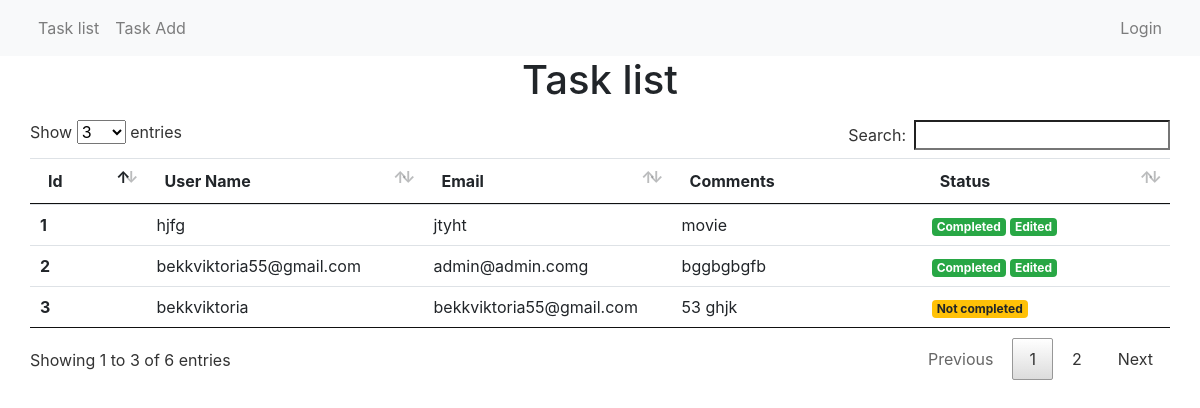
The page /public/index.php on the database its author committed.
### tables this page shows
CREATE TABLE `task` (
  `id` int(11) NOT NULL,
  `username` varchar(255) NOT NULL DEFAULT '',
  `email` varchar(255) NOT NULL DEFAULT '',
  `comments` text DEFAULT NULL,
  `status` tinyint(1) NOT NULL DEFAULT 0,
  `edited` tinyint(1) NOT NULL DEFAULT 0
);

### core/Auth.php (called while the page is built, shortened)
<?php
class Auth
{
    public static function isLoggedIn()
    {
        return self::getActiveSession();
    }
    private static function getActiveSession()
    {
        return (isset($_SESSION['beejeetest']['auth']) && $_SESSION['beejeetest']['auth']) ? true : false;
    }
}

### core/SystemController.php (called while the page is built, shortened)
<?php
class SystemController
{
    protected $module;
    public function __construct(array $config)
    {
        $this->config   = $config;
        $this->module   = $config['module'] ?? 'Application';
        $this->basePath = $config['base_path'];
        $this->isAdmin  = Auth::isLoggedIn();
    }
    public function view(string $view, array $data = [])
    {
        require_once '../module/Application/view/layout/header.phtml';
        require_once '../module/'. $this->module . '/view/' . $view . '.phtml';
        require_once '../module/Application/view/layout/footer.phtml';
    }
}

### module/Task/Controller/TaskController.php (called while the page is built, shortened)
<?php
class TaskController extends SystemController
{
    public function listAction()
    {
        $task  = new Task($this->config);
        $tasks = $task->getAll();
        $amountOfTasks = $task->getAmountTasks();
        $this->view('task/list', [
            'tasks'         => $tasks,
            'amountOfTasks' => $amountOfTasks
        ]);
    }
}

### module/Application/Controller/ApplicationController.php (called while the page is built, shortened)
<?php
class ApplicationController extends SystemController
{
    public function indexAction()
    {
        $this->config['module'] = 'Task';
        $page = new TaskController($this->config);
        $page->listAction();
        return;
    }
}

### public/index.php (called while the page is built, shortened)
<?php
if (isset($_SERVER) && isset($_SERVER['REMOTE_ADDR']))
{
    $configPHP   = '../config/local.php';
    $localConfig = file_exists($configPHP) ? require_once($configPHP) : [];
}
$app = new Core\Application($localConfig);

### core/SystemModel.php (called while the page is built, shortened)
<?php
class SystemModel
{
    protected $config = null;
    function __construct(array $config)
    {
        $this->config = $config;
    }
    private function openDatabaseConnection()
    {
        extract($this->config['beejeetest']);
        $config = new DatabaseConfiguration($dsn, $username, $password, $options);
        $connection = new DatabaseConnection($config);
        $this->db = $connection->getConnection();
    }
}

### core/DatabaseConnection.php (called while the page is built, shortened)
<?php
class DatabaseConnection
{
    private $configuration;
    public function __construct(DatabaseConfiguration $config)
    {
        $this->configuration = $config;
    }
    public function getConnection()
    {
        return (
            new PDO(
                $this->configuration->getDSN(),
                $this->configuration->getUsername(),
                $this->configuration->getPassword(),
                $this->configuration->getOptions()
            )
        );
    }
}

### core/DatabaseConfiguration.php (called while the page is built, shortened)
<?php
class DatabaseConfiguration
{
    private $dsn;
    private $username;
    private $password;
    private $options;
    public function __construct(string $dsn, string $username, string $password, array $options)
    {
        $this->dsn = $dsn;
        $this->username = $username;
        $this->password = $password;
        $this->options  = $options;
    }
    public function getDSN(): string
    {
        return $this->dsn;
    }
    public function getUsername(): string
    {
        return $this->username;
    }
    public function getPassword(): string
    {
        return $this->password;
    }
    public function getOptions(): array
    {
        return $this->options;
    }
}

### module/Task/Model/Task.php (called while the page is built, shortened)
<?php
class Task extends TaskEntity
{
    public function getAll()
    {
        $query = $this->db->prepare('SELECT * FROM task');
        $query->execute();
        return $query->fetchAll();
    }
}

### module/Task/view/task/list.phtml (the view, shortened to what this page needs)
<h1>Task list</h1>
<table id="task_list" class="table table-hover">
  <thead>
    <tr>
      <th scope="col">Id</th>
      <th scope="col">User Name</th>
      <th scope="col">Email</th>
      <th scope="col">Comments</th>
      <th scope="col">Status</th>
    </tr>
  </thead>
  <tbody>
<?php foreach ($tasks as $task) { ?>
    <tr>
      <th scope="row"><?php echo $task->id ?? $task->id; ?></th>
      <td><?php echo $task->username ?? ''; ?></td>
      <td><?php echo $task->email ?? ''; ?></td>
      <td><?php echo $task->comments ?? ''; ?></td>
      <td>
<?php if (isset($task->status) && $task->status) { ?>
      <span class="badge badge-success">Completed</span>
<?php } else {?>
      <span class="badge badge-warning">Not completed</span>
<?php } ?>
<?php if (isset($task->edited) && $task->edited) { ?>
      <span class="badge badge-success">Edited</span>
      <?php }?>
</td>
    </tr>
<?php } ?>
  </tbody>
</table>

### core/Application.php (shortened to what this page needs)
<?php
class Application
{
    private $controller;
    private $action = null;
    private $params = array();
    public function __construct(array $config = null)
    {
        $this->config = $config;
        $this->config['module'] = $this->controller;
        $fileController = '../module/' . ucfirst($this->controller) . '/Controller/' .
            ucfirst($this->controller) . 'Controller.php';
        if (!$this->controller) {
            $page = new ApplicationController($this->config);
            $page->listAction();
        } elseif (file_exists($fileController)) {
            $controller = new $classController($this->config);
            if (method_exists($controller, $this->action) && is_callable(array($controller, $this->action))) {
                if (!empty($this->params)) {
                    call_user_func_array(array($controller, $this->action), $this->params);
                } else {
                    $controller->{$this->action}(null);
                }
            } elseif (strlen($this->action) == 0) {
                $controller->indexAction();
            } else {
                $this->config['module'] = 'Application';
                $page = new ErrorController($this->config);
                $page->errorAction();
            }
        } else {
            $this->config['module'] = 'Application';
            $page = new ErrorController($this->config);
            $page->errorAction();
        }
    }
    private function splitUrl()
    {
        $this->controller = 'Application';
    }
}

### module/Application/view/layout/header.phtml (shortened to what this page needs)
<!DOCTYPE html>
<html lang="en">
  <head>
    <link rel="stylesheet" type="text/css" href="<?php echo $this->basePath; ?>css/bootstrap.min.css"/>
    <link rel="stylesheet" type="text/css" href="<?php echo $this->basePath; ?>css/datatables.min.css"/>
    <link rel="stylesheet" type="text/css" href="<?php echo $this->basePath; ?>css/dataTables.bootstrap4.min.css"/>
  </head>
  <body>
    <nav class="navbar navbar-expand-lg navbar-light bg-light">
     <div class="container">
      <div class="collapse navbar-collapse" id="navbarsExample07">
       <ul class="navbar-nav mr-auto">
        <li class="nav-item">
         <a class="nav-link" href="<?php echo $this->basePath; ?>">Task list</a>
        </li>
        <li class="nav-item">
         <a class="nav-link" href="<?php echo $this->basePath; ?>task/add">Task Add</a>
        </li>
       </ul>
       <ul class="navbar-nav mr-right">
        <li class="nav-item">
<?php if (isset($this->isAdmin) && $this->isAdmin) { ?>
         <a class="nav-link" href="<?php echo $this->basePath; ?>admin/logout">Logout [Admin]</a>
<?php } else { ?>
         <a class="nav-link" href="<?php echo $this->basePath; ?>admin">Login</a>
<?php } ?>
        </li>
       </ul>
      </div>
     </div>
    </nav>
    <div class="container">
      <div class="starter-template">
<center>

### module/Application/view/layout/footer.phtml (shortened to what this page needs)
</center>
</div>
    </div>
  </body>
</html>

### rows shown on the page
task: id "1", username "hjfg", email "jtyht", comments "movie", status "Completed", edited "Edited"
task: id "2", username "bekkviktoria55@gmail.com", email "admin@admin.comg", comments "bggbgbgfb", status "Completed", edited "Edited"
task: id "3", username "bekkviktoria", email "bekkviktoria55@gmail.com", comments "53 ghjk", status "Not completed"
